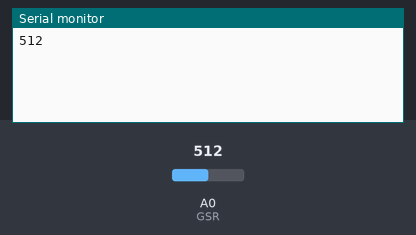
A sketch run on a simulated Arduino Uno, built with avr-gcc and run on an emulated ATmega328P. Parts: the last lines printed to the serial monitor. Inputs (shaded band) come from the test bench; at power-on: A0 (GSR) = 512.

Above: at 1.7 s.
1.8 s: A0 (GSR) set to 716
At 2.8 s:
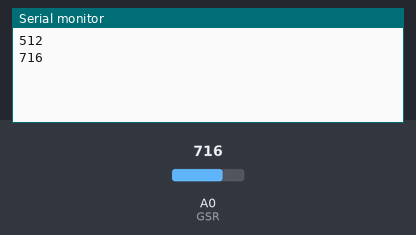
3.3 s: A0 (GSR) set to 900
At 4.8 s:
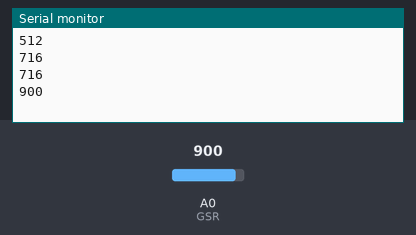
Timing chart, 0 to 6.3 s (numbered marks = the images above; inputs shaded):
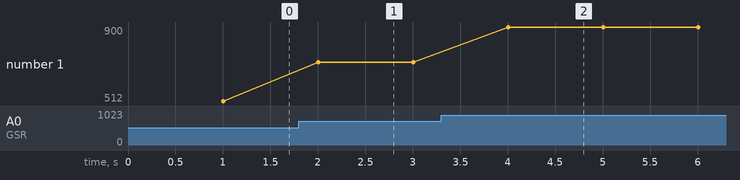

The sketch:

Arduino_Gsr_Logger.ino
```cpp
/*
This script is inspired by:
http://wiki.seeedstudio.com/Grove-GSR_Sensor/?fbclid=IwAR1cEmrWYtzrxy754C-CzfmWFNjJNa7jJbRDZ3pge6wFFXEIBvHsTq7seuk
*/

const int GSR=A0;
int sensorValue=0;
int gsr_average=0;
int gsr_actual = 0;
void setup(){
  Serial.begin(9600);
}

void loop(){
  long sum=0;
  delay(950);
  for(int i=0;i<10;i++)           //Average the 10 measurements to remove the glitch
      {
      sensorValue=analogRead(GSR);
      sum += sensorValue;
      delay(5);
      }
   gsr_average = sum/10;
//      Serial.println(gsr_actual);

   gsr_actual = ((1024+2*gsr_average)*10000)/(512-gsr_average);
   Serial.println(gsr_average);
}
```

Measured:
- after the input at 1.8 s, the serial monitor: prints a new line after 0.20 s (image 1)
- after the input at 3.3 s, the serial monitor: prints a new line after 0.71 s (image 2)
- plotted number 1: 512 → 716 after the input at 1.8 s, 716 → 900 after the input at 3.3 s
